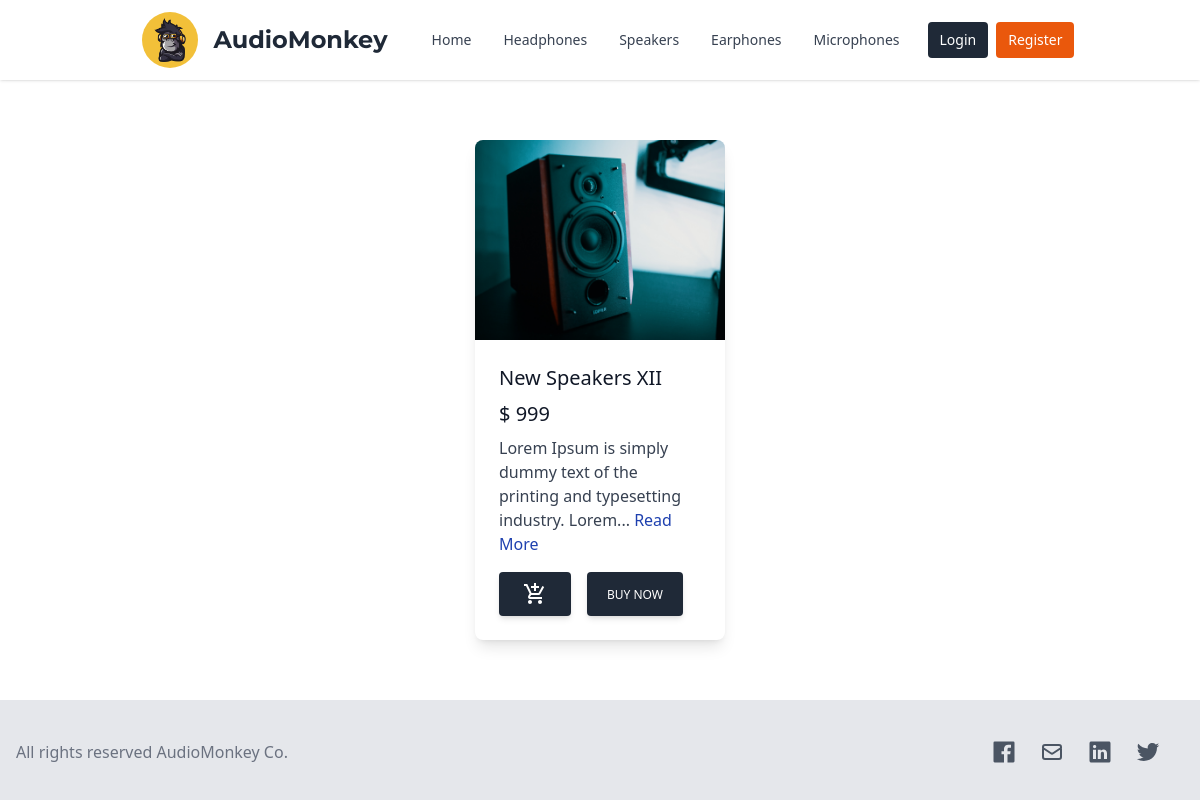
The page /shop/category/speakers on the database its author committed.
### shop/models.py (models this page shows, shortened)
class Item(models.Model):
    name = models.CharField(max_length=200)
    category = models.CharField(max_length=100, choices=[
        ('headphones', 'Headphones'),
        ('speakers', 'Speakers'),
        ('earphones', 'Earphones'),
        ('microphones', 'Microphones')
    ])
    slug = models.CharField(max_length=100, blank=True)
    desc = models.TextField()
    price = models.IntegerField()
    stock = models.IntegerField(default=10)
    rating = models.IntegerField(default=0, validators=[
        MaxValueValidator(5),
        MinValueValidator(0)
    ])
    image = models.ImageField(upload_to="item_pics")
    date_listed = models.DateTimeField(default=timezone.now)

### shop/views.py (the view)
# urls.py: path('shop/category/<str:category>', views.ShopItems.as_view(), name='shop'),
class ShopItems(ListView):
    model = Item
    template_name = 'shop/shop_home.html'
    context_object_name = 'items'
    ordering = ['-date_listed']
    def get_context_data(self, *args, **kwargs):
        if self.request.user.is_authenticated:
            context = super(ShopItems, self).get_context_data(*args, **kwargs)
            context['cart'] = json.dumps(createCart(self.request))
            return context
        return super().get_context_data(*args, **kwargs)
    def get_queryset(self):
        cat = self.kwargs['category']
        return super().get_queryset().filter(category=cat)

### shop/templates/shop/shop_home.html (shortened to what this page needs)
{% extends 'shop/base.html' %}
{% load static %}
{% block body %}
<div class="flex flex-wrap justify-center my-10">
  {% for item in items %}
  <div class="rounded-lg shadow-lg bg-white max-w-sm w-[250px] mx-5 my-5">
    <a href="{% url 'detail-item' item.slug %}">
      <img class="rounded-t-lg h-[200px] w-full object-cover object-center overflow-hidden" src="{{item.image.url}}"
        alt="{{item.name}}" />
    </a>
    <div class="p-6">
      <h5 class="text-gray-900 text-xl font-medium mb-2">{{item.name}}</h5>
      <h5 class="text-gray-900 text-xl font-medium mb-2">$ {{item.price}}</h5>
      <p class="text-gray-700 text-base mb-4">
        <a href="{% url 'detail-item' item.slug %}">{{item.desc|slice:80}}... <span class="text-blue-800">Read
            More</span></a>
      </p>
      {% if user.is_superuser %}
      <a class="inline-block px-6 py-2.5 bg-blue-800 text-white font-medium text-xs leading-tight uppercase rounded shadow-md hover:bg-blue-700 hover:shadow-lg focus:bg-blue-700 focus:shadow-lg focus:outline-none focus:ring-0 active:bg-blue-800 active:shadow-lg transition duration-150 ease-in-out"
        href="{% url 'edit-item' item.slug %}">
        Edit
      </a>
      <a class="inline-block px-6 py-2.5 bg-red-800 text-white font-medium text-xs leading-tight uppercase rounded shadow-md hover:bg-red-700 hover:shadow-lg focus:bg-red-700 focus:shadow-lg focus:outline-none focus:ring-0 active:bg-red-800 active:shadow-lg transition duration-150 ease-in-out"
        href="{% url 'delete-item' item.slug %}">
        Delete
      </a>
      {% else %}
      <div class="flex flex-row gap-2">
        <button type="button"
          class="inline-block px-6 py-2.5 bg-gray-800 text-white font-medium text-xs leading-tight uppercase rounded shadow-md hover:bg-gray-700 hover:shadow-lg focus:bg-gray-700 focus:shadow-lg focus:outline-none focus:ring-0 active:bg-gray-800 active:shadow-lg transition duration-150 ease-in-out cart-button"
          id="cart-{{item.id}}" data-item={{item.id}}>
        </button>
        <button type="button"
          class="inline-block px-5 py-2 bg-gray-800 text-white font-medium text-xs leading-tight uppercase rounded shadow-md hover:bg-gray-700 hover:shadow-lg focus:bg-gray-700 focus:shadow-lg focus:outline-none focus:ring-0 active:bg-gray-800 active:shadow-lg transition duration-150 ease-in-out">
          Buy Now
        </button>
      </div>
      {% endif %}
    </div>
  </div>
  {% endfor %}
</div>
{% endblock body %}

### rows shown on the page
Item: image (picture), name "New Speakers XII", price "999", desc "Lorem Ipsum is simply dummy text of the printing and typesetting industry. Lorem"
